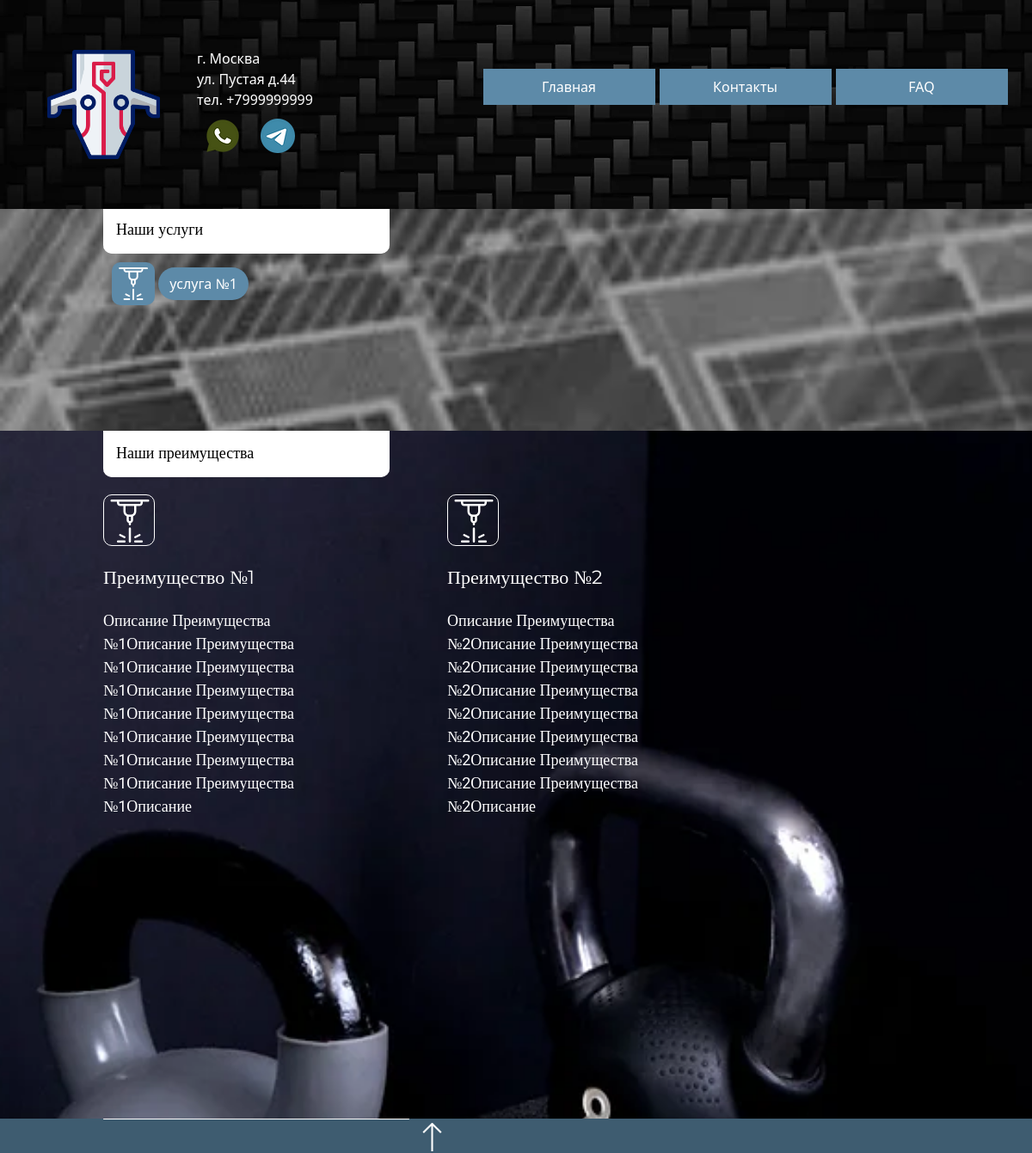
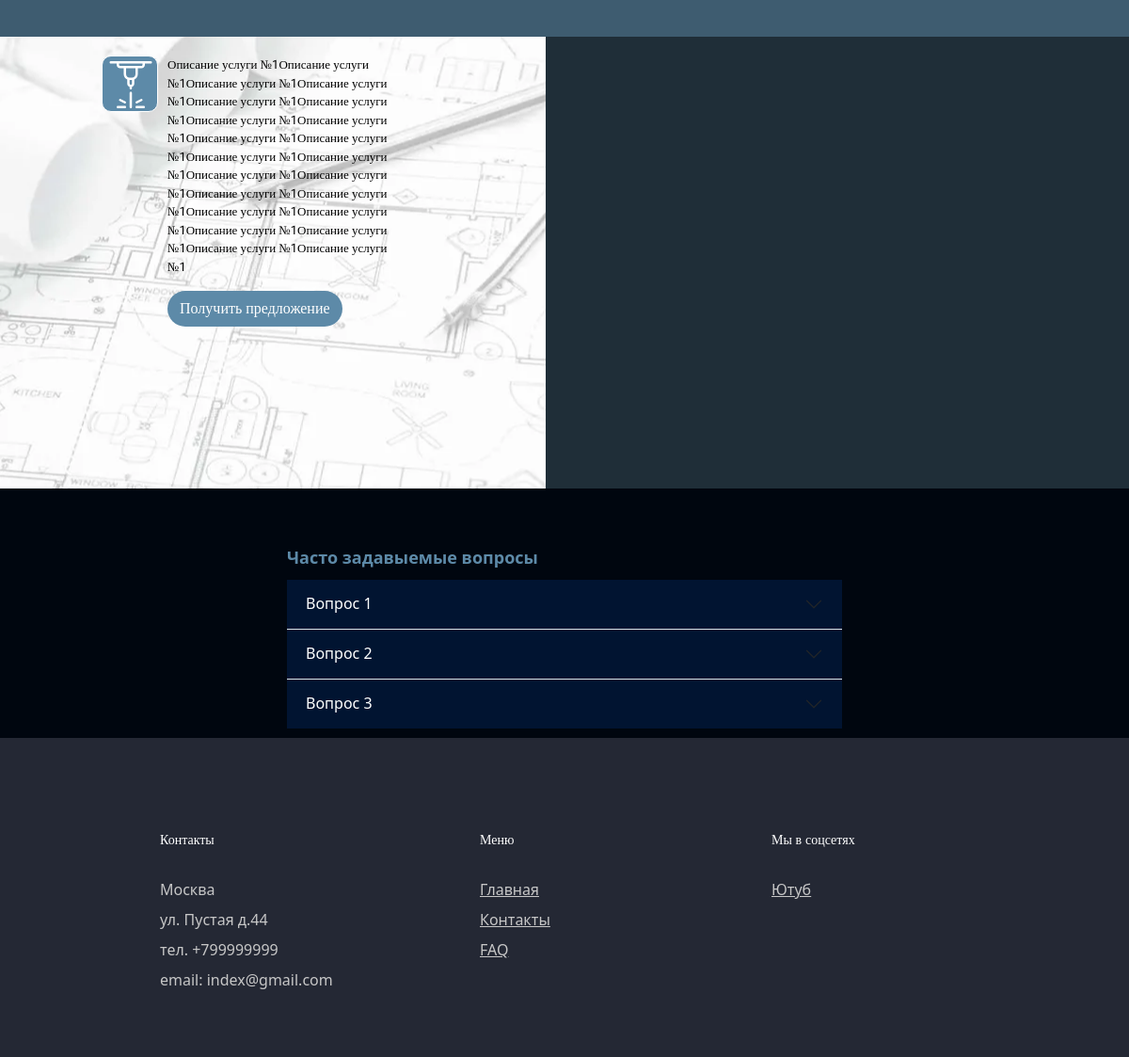
The app's page /second/ with its own data (2 pictures, top to bottom).
### second_app/models.py (models this page shows, shortened)
class Service(models.Model):
    class Meta:
        verbose_name = 'Услуга'
        verbose_name_plural = 'Услуги'
    title = models.CharField(max_length=100, null=False, blank=True, default='Услуга', verbose_name='Название услуги')
    second_title = models.CharField(max_length=50, null=True, blank=True, verbose_name='Название в верху')
    logo = models.ForeignKey(Svg, on_delete=models.PROTECT, verbose_name='Иконка')
    description = models.TextField(null=False, blank=True, default='Описание', verbose_name='Описание услуги')
    image = models.ImageField(upload_to=service_image_path, null=True, blank=True, default='media/images/default.png', verbose_name='Изображение услуги')

class Svg(models.Model):
    class Meta:
        verbose_name = 'Иконка'
        verbose_name_plural = 'Иконки'
    title = models.CharField(max_length=100, null=True, blank=True, verbose_name='Название')
    logo = models.FileField(upload_to='svgs/', verbose_name='иконка')

class Advantage(models.Model):
    class Meta:
        verbose_name = 'Преимущество'
        verbose_name_plural = 'Преимущества'
    logo = models.ForeignKey(Svg, on_delete= models.PROTECT, verbose_name='Икона')
    title = models.CharField(max_length=100, null=False, blank=False, verbose_name='Заголовок')
    descr = models.TextField(max_length=200, null=False, blank=True, verbose_name='Описание')

class Faq(models.Model):
    class Meta:
        verbose_name = 'Вопрос'
        verbose_name_plural = 'Вопросы'
    question = models.CharField(max_length=100, null=False, blank=True, default='Вопрос', verbose_name='Вопрос')
    answer = models.TextField(max_length=1000, null=False, blank=True, default='Ответ', verbose_name='Ответ')

class SocialMedia(models.Model):
    class Meta:
        verbose_name = 'Соцсеть'
        verbose_name_plural = 'Соцсети'
    title = models.CharField(max_length=100, null=False, blank=True, verbose_name='Название')
    url = models.URLField(null=False, blank=True, verbose_name='Ссылка')

### second_app/views.py (the view)
# urls.py: path('', homepage, name='homepage'),
def homepage(request):
    if request.method == "GET":
        context = {}
        advs = Advantage.objects.all()
        services = Service.objects.all()
        faq = Faq.objects.all()
        context['faq'] = faq
        context['services'] = services
        context['advs'] = advs
        return render(request, 'second_homepage.html', context=context)

### first_app/context_processors.py (called while the page is built)
def navbar(request):
    projects = Project.objects.all()
    services = Service.objects.all()
    return {'projects':projects, 'services':services}

### second_app/context_processors.py (called while the page is built)
def footer_info(request):
    form = Signup()
    socials = SocialMedia.objects.all()
    return {'signup':form, 'socials':socials}

### second_app/c_templates/templates/second_homepage.html (shortened to what this page needs)
{% extends "second_base.html" %}
{% load static %}
{% block body %}
    <div class="main parallax"  style="background-image: url({% static 'images/back1.jpg' %});">
    <div class="container">
        <div class="title-container slideInDown">
            Наши услуги
        </div>
        <div class="content-container">
            <ul>
                {% for service in services  %}
                <li class="service-item"><div class="service-div-item"> <img src="{{ service.logo.logo.url  }}" height="50px" width="50px" alt=""> <a href="#{{ service.title }}" class="btn"> {{ service.second_title }}</a> </div></li>
                {% endfor %}
            </ul>
        </div>
    </div>
    </div>
    <div class="main parallax" style="background-image: url({% static 'images/back3.jpg' %}); min-height:100vh;">
    <div class="container">
        <div class="title-container slideInDown">
            Наши преимущества
        </div>
        <div class="content-cards">
        {% for adv in advs  %}
        <div class="content-card fade-in wow">
            <div class="content-handler">
                <div class="content-logo">
                    <div class="content-logo-container">
                        <img src="{{ adv.logo.logo.url }}" height="50px" width="50px" alt="">
                    </div>
                </div>
                <div class="content-title">
                    {{ adv.title }}
                </div>
                <div class="content-text">
                    {{ adv.descr|linebreaksbr }}
                </div>
            </div>
        </div>
        {% endfor %}
      </div>
    </div>
    </div>
    {% for service in services  %}
    <div class="service-container" id="{{ service.title }}">
        <div class="service-title">
            <div class="title-container slideInDown wow">
            </div>
            <div class="up-button">
                <a href="#"><img src="{% static 'images/arrow.svg' %}" alt=""></a>
            </div>
        </div>
        <div class="service-info">
            <div class="service-description">
                <div class="service-logo">
                    <div class="service-logo-container">
                <img src="{{ service.logo.logo.url }}" alt="">
                    </div>
                </div>
                <div class="service-descr-info">
                {{ service.description|linebreaks }}
                <div class="btn-container">
                    <a href="{% url 'second_app:contacts'%}" class="btn">Получить предложение</a>
                </div>
                </div>
            </div>
            <div class="image-handler">
            <div class="service-image" style="background-image:url({{ service.image.url }})">
            </div>
            </div>
        </div>
    </div>
    {% endfor %}
        <div class="faq-container">
            <div class="faq-main-handler wow fadeInUp ">
                <div class="faq-title" id="faq">
                    Часто задавыемые вопросы
                </div>
                <div class="accordion accordion-flush" id="accordionFlushExample">
                    {% for fq in faq  %}
                    <div class="accordion-item">
                      <h2 class="accordion-header" id="flush-headingOne">
                        <button class="accordion-button collapsed" type="button" data-bs-toggle="collapse" data-bs-target="#flush-collapse{{forloop.counter}}" aria-expanded="false" aria-controls="flush-collapse{{forloop.counter}}">
                          {{ fq.question }}
                        </button>
                      </h2>
                    </div>
                    {% endfor %}
                </div>
            </div>
        </div>
{% endblock body %}

### second_app/c_templates/templates/second_base.html (shortened to what this page needs)
<!DOCTYPE html>
{% load static %}
<html lang="ru">
<head>
    <link href="https://cdn.jsdelivr.net/npm/bootstrap@5.3.0/dist/css/bootstrap.min.css" rel="stylesheet">
    <link rel="stylesheet" href="{% static 'css/own.css' %}">
</head>
<body>
    <header>
        <nav class="navbar fixed-top navbar-expand-lg bg-body-tertiary" id='navbar'>
            <div class="container-fluid">
              <a class="navbar-brand" href="{% url 'second_app:homepage'%}"><img src="{% static 'images/logo.png' %}" style="height: 145px;" alt=""></a>
              <div class="nav-contacts">
                <span>
                    г. Москва <br>
                    ул. Пустая д.44 <br>
                    тел. +7999999999 </span>
                <div class="nav-media">
                    <a href="#"><img src="{% static 'images/whatsapp.webp' %}" alt=""></a>
                    <a href="#"><img src="{% static 'images/telegram.webp' %}" alt=""></a>
                </div>
              </div>
              <div class="collapse navbar-collapse" id="navbarNav">
                <ul class="navbar-nav">
                  <li class="nav-item">
                    <a class="nav-link active" aria-current="page" href="{% url 'second_app:homepage' %}">Главная</a>
                  </li>
                  <li class="nav-item">
                    <a class="nav-link" href="{% url 'second_app:contacts'%}">Контакты</a>
                  </li>
                  <li class="nav-item">
                    <a class="nav-link" href="{% url 'second_app:homepage'%}#faq">FAQ</a>
                  </li>
                </ul>
              </div>
            </div>
          </nav>
    </header>
    {% block body %}{% endblock body %}
    <footer>
        <div class="main-footer">
            <div class="contacts">
                <h3>Контакты</h3>
                <p>Москва <br>
                    ул. Пустая д.44  <br>
                    тел. +799999999 <br>
                    email: index@gmail.com</p>
            </div>
            <div class="menu">
                <h3>Меню</h3>
                <a href="{% url 'second_app:homepage'%}">Главная</a> <br>
                <a href="{% url 'second_app:contacts'%}">Контакты</a> <br>
                <a href="{% url 'second_app:homepage'%}#faq">FAQ</a> <br>
            </div>
            <div class="socialmedia">
                <h3>Мы в соцсетях</h3>
                {% for social in socials  %}
                <p><a href="{{ social.url }}">{{ social.title }}</a></p>
                {% endfor %}
            </div>
        </div>
    </footer>
</body>
</html>

### records on screen
Service: logo.logo (picture), second_title "услуга №1", description "Описание услуги №1Описание услуги №1Описание услуги №1Описание услуги №1Описание услуги №1Описание услуги №1Описание услуги №1Описание услуги №1Описание услуги №1Описание услуги №1Описание услуги №1Описание услуги №1Описание услуги №1Описание услуги №1Описание услуги №1Описание услуги №1Описание услуги №1Описание услуги №1Описание услуги №1Описание услуги №1Описание услуги №1Описание услуги №1", image (picture)
Advantage: logo.logo (picture), title "Преимущество №1", descr "Описание Преимущества №1Описание Преимущества №1Описание Преимущества №1Описание Преимущества №1Описание Преимущества №1Описание Преимущества №1Описание Преимущества №1Описание Преимущества №1Описание"
Advantage: logo.logo (picture), title "Преимущество №2", descr "Описание Преимущества №2Описание Преимущества №2Описание Преимущества №2Описание Преимущества №2Описание Преимущества №2Описание Преимущества №2Описание Преимущества №2Описание Преимущества №2Описание"
Faq: question "Вопрос 1"
Faq: question "Вопрос 2"
Faq: question "Вопрос 3"
SocialMedia: title "Ютуб"
